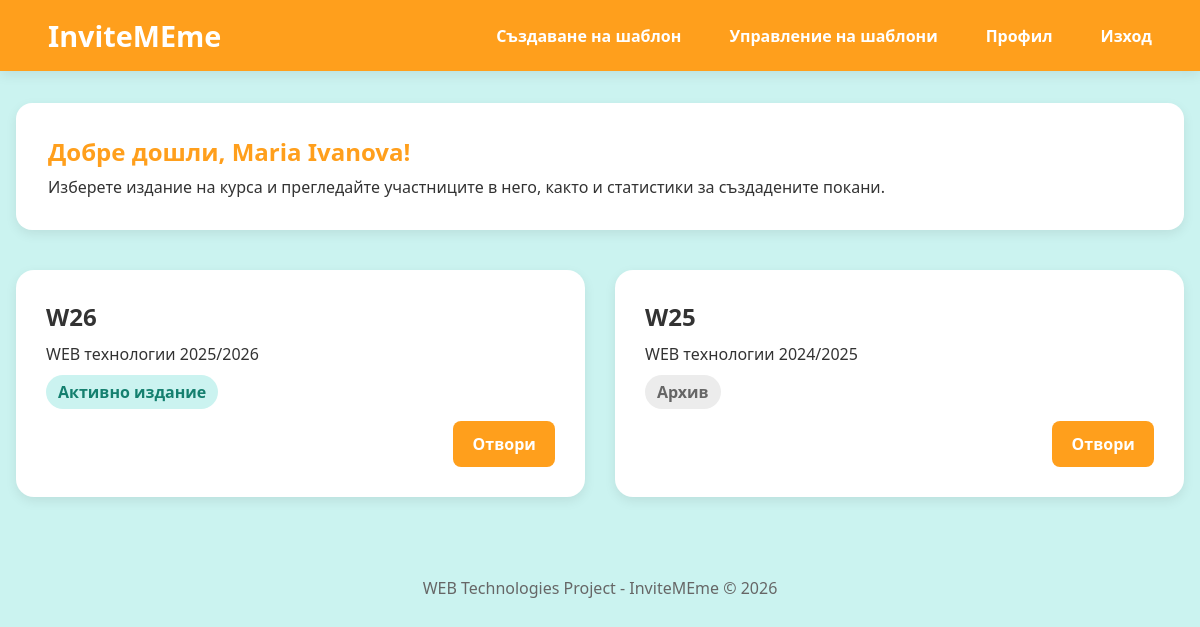
Screenshot of /home_teacher.php (signed in) with the database file from the repository.
### tables this page shows
CREATE TABLE IF NOT EXISTS course_editions (
    id INT AUTO_INCREMENT PRIMARY KEY,
    code VARCHAR(10) NOT NULL UNIQUE,
    title VARCHAR(100) NOT NULL,
    is_active BOOLEAN DEFAULT TRUE,
    facebook_url VARCHAR(255) NULL,
    moodle_url VARCHAR(255) NULL
);

### home_teacher.php (the view, shortened to what this page needs)
<?php
$fullName = trim(($_SESSION['first_name'] ?? '') . ' ' . ($_SESSION['last_name'] ?? ''));
$db = (new DatabaseConnection())->getConnection();
$stmt = $db->query("
    SELECT *
    FROM course_editions
    ORDER BY id ASC
");
$editions = $stmt->fetchAll(PDO::FETCH_ASSOC);
?>
<!DOCTYPE html>
<html lang="bg">
<head>
    <link rel="stylesheet" href="styles/home.css">
</head>
<body>
    <header>
        <div class="header-container">
            <div title="Home Page" class="logo">
                <a id="home-link" href="#">InviteMEme</a>
            </div>
            <nav>
                <ul>
                    <li><a href="create_template.php">Създаване на шаблон</a></li>
                    <li><a href="edit_templates.php">Управление на шаблони</a></li>
                    <li><a href="profile.php">Профил</a></li>
                    <li><a href="auth/logout.php">Изход</a></li>
                </ul>
            </nav>
        </div>
    </header>
    <main>
        <section class="welcome-card">
            <h1>Добре дошли, <?php echo htmlspecialchars($fullName ?: '[Име Фамилия]'); ?>!</h1>
            <p>
                Изберете издание на курса и прегледайте участниците в него,
                както и статистики за създадените покани.
            </p>
        </section>
        <section class="dashboard">
            <?php foreach($editions as $edition): ?>
                <div class="edition-card">
                    <h2><?= htmlspecialchars(strtoupper($edition['code'])) ?></h2>
                    <p><?= htmlspecialchars($edition['title']) ?></p>
                    <?php if($edition['is_active']): ?>
                        <span class="badge active">
                            Активно издание
                        </span>
                    <?php else: ?>
                        <span class="badge archive">
                            Архив
                        </span>
                    <?php endif; ?>
                    <a class="btn" href="course_edition.php?id=<?= $edition['id'] ?>">
                        Отвори
                    </a>
                </div>
            <?php endforeach; ?>
        </section>
    </main>
    <footer>
        WEB Technologies Project - InviteMEme &copy; 2026
    </footer>
</body>
</html>

### styles/home.css (style rules this page uses)
:root { --orange: #ff9f1c; --light-orange: #ffbf69; --white: #ffffff; --light-cyan: #cbf3f0; --turquoise: #2ec4b6; --shadow: 0 4px 12px rgba(0, 0, 0, 0.08); }
* { margin: 0; padding: 0; box-sizing: border-box; }
body { font-family: "Segoe UI", sans-serif; background-color: var(--light-cyan); color: #333; }
header { background: var(--orange); color: white; padding: 1rem 2rem; box-shadow: var(--shadow); }
.header-container { display: flex; justify-content: space-between; align-items: center; }
.logo { font-size: 1.8rem; font-weight: bold; }
nav ul { list-style: none; display: flex; gap: 1rem; }
nav a, #home-link { text-decoration: none; color: white; font-weight: 600; padding: 0.6rem 1rem; border-radius: 8px; transition: 0.3s; }
main { max-width: 1200px; margin: 2rem auto; padding: 0 1rem; }
.welcome-card { background: white; border-radius: 16px; padding: 2rem; box-shadow: var(--shadow); margin-bottom: 2rem; }
.welcome-card h1 { color: var(--orange); margin-bottom: 0.5rem; }
.dashboard { display:grid; grid-template-columns: repeat(auto-fit,minmax(320px,1fr)); gap:30px; margin-top:40px; }
.edition-card { display: flex; flex-direction: column; background: white; border-radius: 18px; padding: 30px; box-shadow: var(--shadow); transition: .25s; }
.edition-card p { margin-top: 10px; }
.edition-card .btn { margin-top: auto; align-self: flex-end; }
.edition-card .badge { margin-top: 10px; align-self: flex-start; }
.badge { display:inline-block; padding:6px 12px; border-radius:30px; margin:12px 0; font-weight:bold; }
.active { background:#cbf3f0; color:#15806f; }
.archive { background:#ececec; color:#666; }
.btn { display: inline-block; background: var(--orange); color: white; text-decoration: none; padding: 0.75rem 1.2rem; border-radius: 8px; font-weight: 600; transition: 0.3s; }
footer { text-align: center; padding: 2rem; margin-top: 3rem; color: #666; }

### rows the page displays
course_editions: code "W26", title "WEB технологии 2025/2026", is_active "Активно издание"
course_editions: code "W25", title "WEB технологии 2024/2025", is_active "Архив"

### other values shown
$fullName ?: '[Име Фамилия]' "Maria Ivanova"
